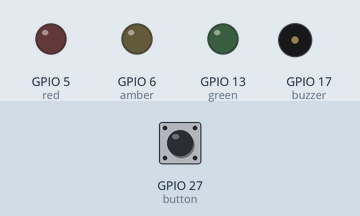
The program below on a simulated Raspberry Pi (BCM pin numbers). Shown: output pins drawn as LEDs (lit = HIGH), buzzer (waves = sounding, pin HIGH). The inputs (shaded band) are chosen by the test bench; at power-on: GPIO 27 (button) HIGH.

Above: at 1.2 s.
1.3 s: GPIO 27 (button) pulled LOW for 0.15 s
At 2.3 s:
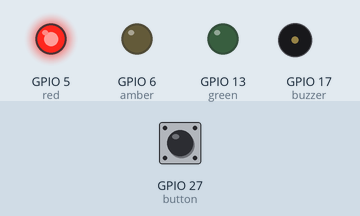
2.9 s: GPIO 27 (button) pulled LOW for 3.2 s
At 4.0 s:
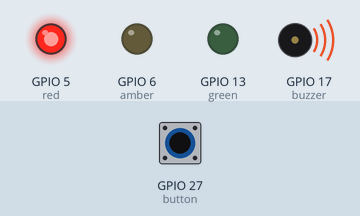
7.6 s: GPIO 27 (button) driven LOW
At 8.8 s:
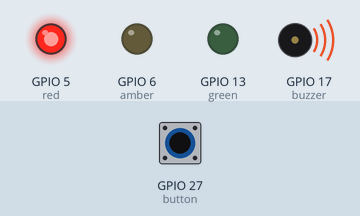
10.6 s: GPIO 27 (button) driven HIGH
At 11.6 s:
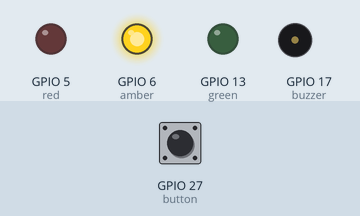
Timing chart, 0 to 14.6 s (numbered marks = the images above; inputs shaded):
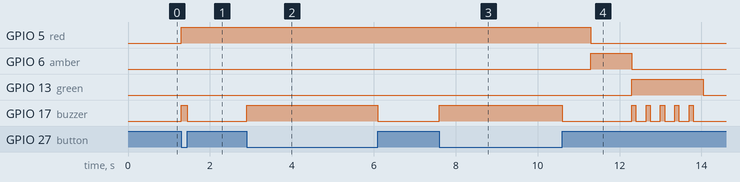

Measured:
- after the input at 1.3 s, GPIO 5 (red): LOW → HIGH at once; GPIO 17 (buzzer): LOW → HIGH at once, → LOW 0.15 s later
- after the input at 2.9 s, GPIO 17 (buzzer): LOW → HIGH at once, → LOW 3.2 s later
- after the input at 7.6 s, GPIO 17 (buzzer): LOW → HIGH at once
- after the input at 10.6 s, GPIO 5 (red): goes on until 11.3 s, then stays LOW

The program:

stoplight.py
```python
from gpiozero import Button, Buzzer, TrafficLights
from time import sleep

"""
Pinout:
    - Red: GPIO 5
    - Yellow: GPIO 6
    - Green: GPIO 13
    - Buzzer: GPIO 17
    - Button: GPIO 27

Lights: GPIO -> resistor -> led -> ground
Buzzer: GPIO -> buzzer -> ground
Button: GPIO -> button -> ground
"""
lights = TrafficLights(5, 6, 13)

buzzer = Buzzer(17)
button = Button(27)

button.when_pressed = buzzer.on

button.when_released = buzzer.off

while True:
    button.wait_for_press()
    lights.red.on()
    sleep(10)
    lights.red.off()
    lights.yellow.on()
    sleep(1)
    lights.yellow.off()
    lights.green.on()
    i = 0
    while i < 5:
        buzzer.on()
        sleep(0.1)
        buzzer.off()
        sleep(0.250)
        i += 1
    lights.green.off()
    lights.off()
```
